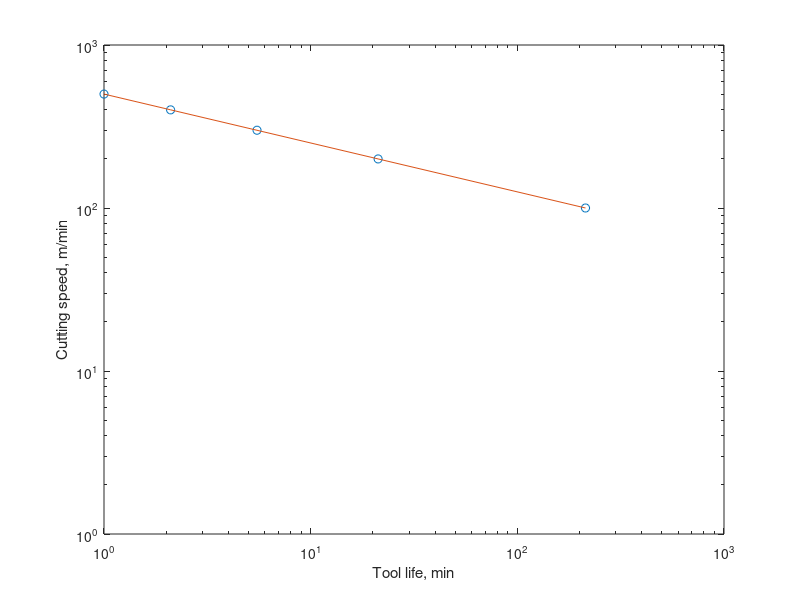

Reproduce this figure in MATLAB.
% VT graph
clear; clc;
VB=0.3; %Tool life, mm
CR=0.8; %Corner radius, mm
Fr=0.3; %Feed per rotation, mm
D=1.0;  %Depth of cut, mm
Speed=[100 200 300 400 500]; %Cutting speed, m/min
Life=[213.7 21.2 5.5 2.1 1.0]; %Tool life, min
LSpeed=log10(Speed); %Cutting speed, m/min
LLife=log10(Life); %Tool life, min

%VT^n=C, logV=-nlogT+logC
loglog(Life,Speed,'o'); hold on; %Plot
p=polyfit(LLife,LSpeed,1); %Approximate equation
LSpeed2=polyval(p,LLife); %Approx line
loglog(Life,10.^LSpeed2); %Plot
N=p(1)
C=10^p(2)

axis([1 1000 1 1000]);
xlabel('Tool life, min');
ylabel('Cutting speed, m/min');

% 切削速度 [m/min] 工具寿命 [min] 切削時間  [min] 100 200 300 400 500 加工費用  [千円] 213.7 21.2 5.5 2.1 1.0 35.1 25.5 22.9 22.4 23.0 52.7 38.7 35.5 35.9 38.5
